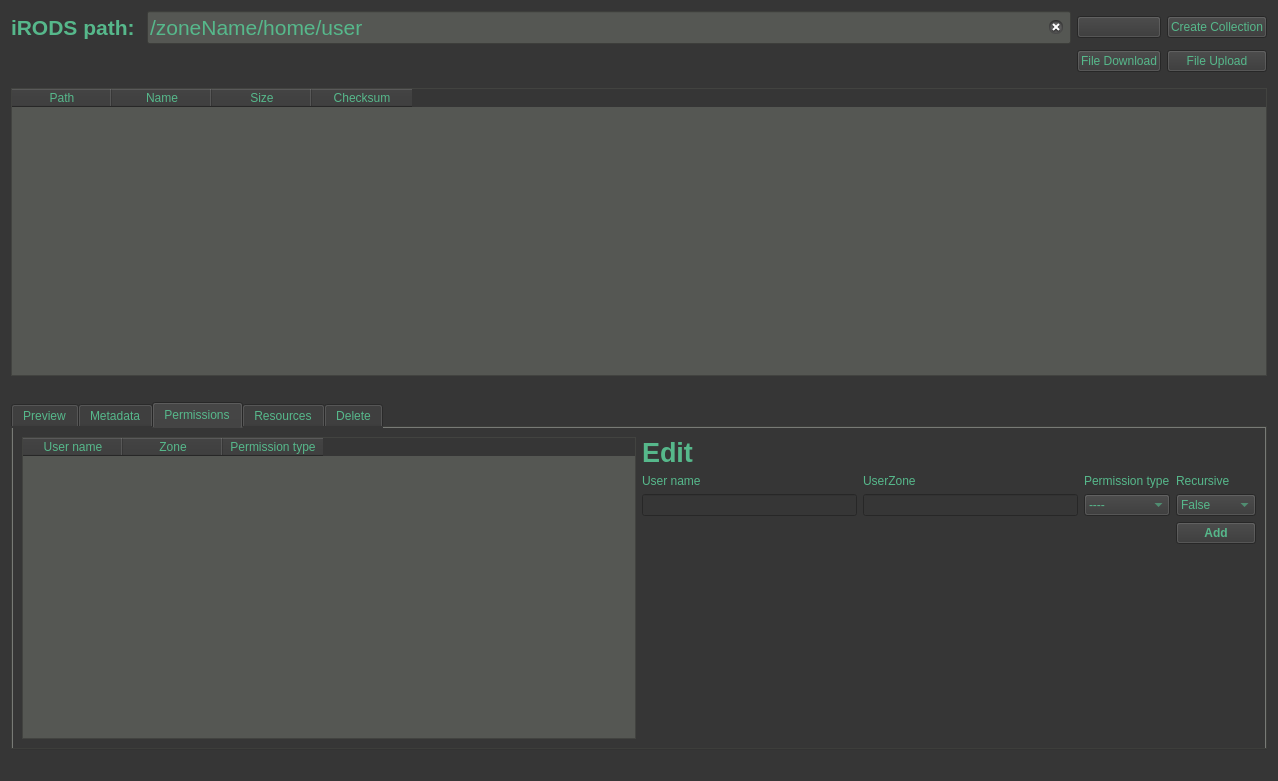
<?xml version="1.0" encoding="UTF-8"?>
<ui version="4.0">
 <class>Form</class>
 <widget class="QWidget" name="Form">
  <property name="geometry">
   <rect>
    <x>0</x>
    <y>0</y>
    <width>1278</width>
    <height>781</height>
   </rect>
  </property>
  <property name="windowTitle">
   <string>Form</string>
  </property>
  <property name="styleSheet">
   <string notr="true">QWidget
{
	color: rgb(86, 184, 139);
	background-color: rgb(54, 54, 54);
	selection-background-color: rgb(58, 152, 112);
}

QTabWidget
{
background-color: rgb(85, 87, 83);
}

QTableWidget
{
background-color: rgb(85, 87, 83);
selection-background-color: rgb(58, 152, 112);
}

QLabel#errorLabel
{
color: rgb(217, 174, 23);
}

QLineEdit#inputPath
{
background-color: rgb(85, 87, 83);
}

QPushButton#dataDeleteButton
{
background-color: rgb(164, 0, 0);
color: rgb(46, 52, 54);
}</string>
  </property>
  <layout class="QVBoxLayout" name="verticalLayout">
   <item>
    <layout class="QGridLayout" name="gridLayout">
     <item row="0" column="1">
      <widget class="QLineEdit" name="inputPath">
       <property name="font">
        <font>
         <pointsize>16</pointsize>
        </font>
       </property>
       <property name="styleSheet">
        <string notr="true"/>
       </property>
       <property name="text">
        <string>/zoneName/home/user</string>
       </property>
       <property name="echoMode">
        <enum>QLineEdit::Normal</enum>
       </property>
       <property name="placeholderText">
        <string/>
       </property>
       <property name="clearButtonEnabled">
        <bool>true</bool>
       </property>
      </widget>
     </item>
     <item row="0" column="5">
      <widget class="QPushButton" name="createCollButton">
       <property name="text">
        <string>Create Collection</string>
       </property>
      </widget>
     </item>
     <item row="0" column="0">
      <widget class="QLabel" name="label_2">
       <property name="font">
        <font>
         <pointsize>16</pointsize>
         <weight>75</weight>
         <bold>true</bold>
        </font>
       </property>
       <property name="text">
        <string>iRODS path: </string>
       </property>
      </widget>
     </item>
     <item row="0" column="2">
      <widget class="QPushButton" name="homeButton">
       <property name="text">
        <string/>
       </property>
       <property name="icon">
        <iconset>
         <normaloff>../icons/home.png</normaloff>../icons/home.png</iconset>
       </property>
      </widget>
     </item>
     <item row="1" column="5">
      <widget class="QPushButton" name="UploadButton">
       <property name="text">
        <string>File Upload</string>
       </property>
      </widget>
     </item>
     <item row="1" column="2">
      <widget class="QPushButton" name="DownloadButton">
       <property name="text">
        <string>File Download</string>
       </property>
      </widget>
     </item>
    </layout>
   </item>
   <item>
    <spacer name="verticalSpacer_13">
     <property name="orientation">
      <enum>Qt::Vertical</enum>
     </property>
     <property name="sizeType">
      <enum>QSizePolicy::Minimum</enum>
     </property>
     <property name="sizeHint" stdset="0">
      <size>
       <width>20</width>
       <height>10</height>
      </size>
     </property>
    </spacer>
   </item>
   <item>
    <widget class="QTableWidget" name="collTable">
     <property name="minimumSize">
      <size>
       <width>0</width>
       <height>250</height>
      </size>
     </property>
     <property name="styleSheet">
      <string notr="true"/>
     </property>
     <property name="sizeAdjustPolicy">
      <enum>QAbstractScrollArea::AdjustToContents</enum>
     </property>
     <property name="editTriggers">
      <set>QAbstractItemView::NoEditTriggers</set>
     </property>
     <property name="alternatingRowColors">
      <bool>false</bool>
     </property>
     <property name="selectionMode">
      <enum>QAbstractItemView::SingleSelection</enum>
     </property>
     <property name="selectionBehavior">
      <enum>QAbstractItemView::SelectRows</enum>
     </property>
     <column>
      <property name="text">
       <string notr="true">Path</string>
      </property>
      <property name="toolTip">
       <string notr="true"/>
      </property>
      <property name="whatsThis">
       <string notr="true"/>
      </property>
     </column>
     <column>
      <property name="text">
       <string>Name</string>
      </property>
     </column>
     <column>
      <property name="text">
       <string>Size</string>
      </property>
     </column>
     <column>
      <property name="text">
       <string>Checksum</string>
      </property>
     </column>
    </widget>
   </item>
   <item>
    <spacer name="verticalSpacer_12">
     <property name="orientation">
      <enum>Qt::Vertical</enum>
     </property>
     <property name="sizeType">
      <enum>QSizePolicy::Minimum</enum>
     </property>
     <property name="sizeHint" stdset="0">
      <size>
       <width>20</width>
       <height>20</height>
      </size>
     </property>
    </spacer>
   </item>
   <item>
    <widget class="QTabWidget" name="viewTabs">
     <property name="styleSheet">
      <string notr="true"/>
     </property>
     <property name="currentIndex">
      <number>2</number>
     </property>
     <widget class="QWidget" name="preview">
      <property name="font">
       <font>
        <weight>50</weight>
        <bold>false</bold>
       </font>
      </property>
      <property name="autoFillBackground">
       <bool>false</bool>
      </property>
      <attribute name="title">
       <string>Preview</string>
      </attribute>
      <layout class="QVBoxLayout" name="verticalLayout_2">
       <item>
        <widget class="QTextBrowser" name="previewBrowser"/>
       </item>
      </layout>
     </widget>
     <widget class="QWidget" name="metadata">
      <attribute name="title">
       <string>Metadata</string>
      </attribute>
      <layout class="QHBoxLayout" name="horizontalLayout">
       <item>
        <widget class="QTableWidget" name="metadataTable">
         <property name="minimumSize">
          <size>
           <width>600</width>
           <height>300</height>
          </size>
         </property>
         <property name="styleSheet">
          <string notr="true"/>
         </property>
         <property name="sizeAdjustPolicy">
          <enum>QAbstractScrollArea::AdjustToContents</enum>
         </property>
         <property name="editTriggers">
          <set>QAbstractItemView::NoEditTriggers</set>
         </property>
         <property name="selectionMode">
          <enum>QAbstractItemView::SingleSelection</enum>
         </property>
         <property name="selectionBehavior">
          <enum>QAbstractItemView::SelectRows</enum>
         </property>
         <column>
          <property name="text">
           <string>Key</string>
          </property>
         </column>
         <column>
          <property name="text">
           <string>Value</string>
          </property>
         </column>
         <column>
          <property name="text">
           <string>Units</string>
          </property>
         </column>
        </widget>
       </item>
       <item>
        <layout class="QGridLayout" name="gridLayout_2">
         <item row="9" column="0">
          <spacer name="verticalSpacer">
           <property name="orientation">
            <enum>Qt::Vertical</enum>
           </property>
           <property name="sizeHint" stdset="0">
            <size>
             <width>20</width>
             <height>40</height>
            </size>
           </property>
          </spacer>
         </item>
         <item row="6" column="2">
          <widget class="QLineEdit" name="metaUnitsField"/>
         </item>
         <item row="4" column="1">
          <widget class="QLabel" name="label_6">
           <property name="text">
            <string>Value</string>
           </property>
          </widget>
         </item>
         <item row="7" column="1">
          <widget class="QPushButton" name="metaUpdateButton">
           <property name="font">
            <font>
             <weight>75</weight>
             <bold>true</bold>
            </font>
           </property>
           <property name="text">
            <string>Update</string>
           </property>
          </widget>
         </item>
         <item row="6" column="0">
          <widget class="QLineEdit" name="metaKeyField"/>
         </item>
         <item row="7" column="0">
          <widget class="QPushButton" name="metaAddButton">
           <property name="font">
            <font>
             <weight>75</weight>
             <bold>true</bold>
            </font>
           </property>
           <property name="text">
            <string>Add</string>
           </property>
          </widget>
         </item>
         <item row="0" column="0">
          <widget class="QLabel" name="label_3">
           <property name="font">
            <font>
             <pointsize>20</pointsize>
             <weight>75</weight>
             <bold>true</bold>
            </font>
           </property>
           <property name="text">
            <string>Edit</string>
           </property>
          </widget>
         </item>
         <item row="4" column="2">
          <widget class="QLabel" name="label_5">
           <property name="text">
            <string>Units</string>
           </property>
          </widget>
         </item>
         <item row="4" column="0">
          <widget class="QLabel" name="label_4">
           <property name="text">
            <string>Key</string>
           </property>
          </widget>
         </item>
         <item row="7" column="2">
          <widget class="QPushButton" name="metaDeleteButton">
           <property name="font">
            <font>
             <weight>75</weight>
             <bold>true</bold>
            </font>
           </property>
           <property name="text">
            <string>Delete</string>
           </property>
          </widget>
         </item>
         <item row="6" column="1">
          <widget class="QLineEdit" name="metaValueField"/>
         </item>
        </layout>
       </item>
      </layout>
     </widget>
     <widget class="QWidget" name="accession">
      <attribute name="title">
       <string>Permissions</string>
      </attribute>
      <layout class="QHBoxLayout" name="horizontalLayout_2">
       <item>
        <widget class="QTableWidget" name="aclTable">
         <property name="minimumSize">
          <size>
           <width>600</width>
           <height>0</height>
          </size>
         </property>
         <property name="styleSheet">
          <string notr="true"/>
         </property>
         <property name="sizeAdjustPolicy">
          <enum>QAbstractScrollArea::AdjustToContents</enum>
         </property>
         <property name="editTriggers">
          <set>QAbstractItemView::NoEditTriggers</set>
         </property>
         <property name="selectionMode">
          <enum>QAbstractItemView::SingleSelection</enum>
         </property>
         <property name="selectionBehavior">
          <enum>QAbstractItemView::SelectRows</enum>
         </property>
         <column>
          <property name="text">
           <string>User name</string>
          </property>
         </column>
         <column>
          <property name="text">
           <string>Zone</string>
          </property>
         </column>
         <column>
          <property name="text">
           <string>Permission type</string>
          </property>
         </column>
        </widget>
       </item>
       <item>
        <layout class="QGridLayout" name="gridLayout_4">
         <item row="4" column="2">
          <widget class="QLabel" name="label_10">
           <property name="text">
            <string>Permission type</string>
           </property>
          </widget>
         </item>
         <item row="7" column="3">
          <widget class="QPushButton" name="aclAddButton">
           <property name="font">
            <font>
             <weight>75</weight>
             <bold>true</bold>
            </font>
           </property>
           <property name="text">
            <string>Add</string>
           </property>
          </widget>
         </item>
         <item row="0" column="0">
          <widget class="QLabel" name="label_11">
           <property name="font">
            <font>
             <pointsize>20</pointsize>
             <weight>75</weight>
             <bold>true</bold>
            </font>
           </property>
           <property name="text">
            <string>Edit</string>
           </property>
          </widget>
         </item>
         <item row="4" column="3">
          <widget class="QLabel" name="label_7">
           <property name="text">
            <string>Recursive</string>
           </property>
          </widget>
         </item>
         <item row="6" column="2">
          <widget class="QComboBox" name="aclBox">
           <item>
            <property name="text">
             <string>----</string>
            </property>
           </item>
           <item>
            <property name="text">
             <string>null</string>
            </property>
           </item>
           <item>
            <property name="text">
             <string>read</string>
            </property>
           </item>
           <item>
            <property name="text">
             <string>write</string>
            </property>
           </item>
           <item>
            <property name="text">
             <string>own</string>
            </property>
           </item>
          </widget>
         </item>
         <item row="6" column="0">
          <widget class="QLineEdit" name="aclUserField"/>
         </item>
         <item row="4" column="0">
          <widget class="QLabel" name="label_13">
           <property name="text">
            <string>User name</string>
           </property>
          </widget>
         </item>
         <item row="6" column="3">
          <widget class="QComboBox" name="recurseBox">
           <item>
            <property name="text">
             <string>False</string>
            </property>
           </item>
           <item>
            <property name="text">
             <string>True</string>
            </property>
           </item>
          </widget>
         </item>
         <item row="8" column="0">
          <spacer name="verticalSpacer_2">
           <property name="orientation">
            <enum>Qt::Vertical</enum>
           </property>
           <property name="sizeHint" stdset="0">
            <size>
             <width>20</width>
             <height>40</height>
            </size>
           </property>
          </spacer>
         </item>
         <item row="6" column="1">
          <widget class="QLineEdit" name="aclZoneField"/>
         </item>
         <item row="4" column="1">
          <widget class="QLabel" name="label_8">
           <property name="text">
            <string>UserZone</string>
           </property>
          </widget>
         </item>
        </layout>
       </item>
      </layout>
     </widget>
     <widget class="QWidget" name="resources">
      <attribute name="title">
       <string>Resources</string>
      </attribute>
      <layout class="QHBoxLayout" name="horizontalLayout_3">
       <item>
        <widget class="QTableWidget" name="resourceTable">
         <property name="styleSheet">
          <string notr="true"/>
         </property>
         <property name="sizeAdjustPolicy">
          <enum>QAbstractScrollArea::AdjustToContents</enum>
         </property>
         <property name="editTriggers">
          <set>QAbstractItemView::NoEditTriggers</set>
         </property>
         <property name="selectionMode">
          <enum>QAbstractItemView::SingleSelection</enum>
         </property>
         <property name="selectionBehavior">
          <enum>QAbstractItemView::SelectRows</enum>
         </property>
         <column>
          <property name="text">
           <string>Resource name</string>
          </property>
         </column>
         <column>
          <property name="text">
           <string/>
          </property>
         </column>
        </widget>
       </item>
      </layout>
     </widget>
     <widget class="QWidget" name="delete_2">
      <attribute name="title">
       <string>Delete</string>
      </attribute>
      <layout class="QHBoxLayout" name="horizontalLayout_6">
       <item>
        <widget class="QTextBrowser" name="deleteSelectionBrowser"/>
       </item>
       <item>
        <layout class="QVBoxLayout" name="verticalLayout_5">
         <item>
          <widget class="QPushButton" name="loadDeleteSelectionButton">
           <property name="text">
            <string>Load</string>
           </property>
          </widget>
         </item>
         <item>
          <spacer name="verticalSpacer_15">
           <property name="orientation">
            <enum>Qt::Vertical</enum>
           </property>
           <property name="sizeType">
            <enum>QSizePolicy::Minimum</enum>
           </property>
           <property name="sizeHint" stdset="0">
            <size>
             <width>20</width>
             <height>30</height>
            </size>
           </property>
          </spacer>
         </item>
         <item>
          <widget class="QPushButton" name="dataDeleteButton">
           <property name="font">
            <font>
             <pointsize>13</pointsize>
             <weight>75</weight>
             <bold>true</bold>
            </font>
           </property>
           <property name="styleSheet">
            <string notr="true"/>
           </property>
           <property name="text">
            <string>Delete</string>
           </property>
          </widget>
         </item>
        </layout>
       </item>
      </layout>
     </widget>
    </widget>
   </item>
   <item>
    <widget class="QLabel" name="errorLabel">
     <property name="styleSheet">
      <string notr="true"/>
     </property>
     <property name="text">
      <string/>
     </property>
    </widget>
   </item>
  </layout>
 </widget>
 <resources/>
 <connections/>
</ui>
